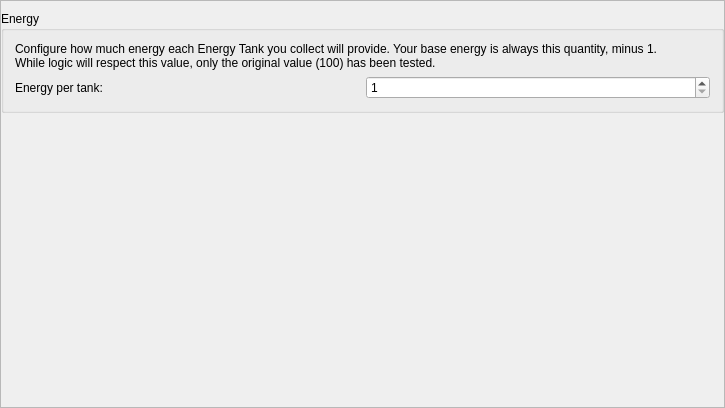
<?xml version="1.0" encoding="UTF-8"?>
<ui version="4.0">
 <class>PresetMZMPatches</class>
 <widget class="QMainWindow" name="PresetMZMPatches">
  <property name="geometry">
   <rect>
    <x>0</x>
    <y>0</y>
    <width>725</width>
    <height>408</height>
   </rect>
  </property>
  <property name="windowTitle">
   <string>Gameplay</string>
  </property>
  <widget class="QWidget" name="root_widget">
   <property name="maximumSize">
    <size>
     <width>16777215</width>
     <height>16777215</height>
    </size>
   </property>
   <layout class="QVBoxLayout" name="verticalLayout">
    <property name="leftMargin">
     <number>0</number>
    </property>
    <property name="topMargin">
     <number>0</number>
    </property>
    <property name="rightMargin">
     <number>0</number>
    </property>
    <property name="bottomMargin">
     <number>0</number>
    </property>
    <item>
     <widget class="QScrollArea" name="scroll_area">
      <property name="widgetResizable">
       <bool>true</bool>
      </property>
      <widget class="QWidget" name="scroll_contents">
       <property name="geometry">
        <rect>
         <x>0</x>
         <y>0</y>
         <width>723</width>
         <height>406</height>
        </rect>
       </property>
       <property name="sizePolicy">
        <sizepolicy hsizetype="Ignored" vsizetype="Preferred">
         <horstretch>0</horstretch>
         <verstretch>0</verstretch>
        </sizepolicy>
       </property>
       <layout class="QVBoxLayout" name="scroll_layout">
        <property name="leftMargin">
         <number>0</number>
        </property>
        <property name="topMargin">
         <number>2</number>
        </property>
        <property name="rightMargin">
         <number>0</number>
        </property>
        <property name="bottomMargin">
         <number>0</number>
        </property>
        <item>
         <spacer name="top_spacer">
          <property name="sizeType">
           <enum>QSizePolicy::Fixed</enum>
          </property>
          <property name="sizeHint" stdset="0">
           <size>
            <width>20</width>
            <height>8</height>
           </size>
          </property>
         </spacer>
        </item>
        <item>
         <widget class="QGroupBox" name="energy_group">
          <property name="title">
           <string>Energy</string>
          </property>
          <layout class="QVBoxLayout" name="verticalLayout_2">
           <item>
            <widget class="QLabel" name="etank_description_label">
             <property name="sizePolicy">
              <sizepolicy hsizetype="Minimum" vsizetype="Preferred">
               <horstretch>0</horstretch>
               <verstretch>0</verstretch>
              </sizepolicy>
             </property>
             <property name="text">
              <string>Configure how much energy each Energy Tank you collect will provide. Your base energy is always this quantity, minus 1.
While logic will respect this value, only the original value (100) has been tested.</string>
             </property>
             <property name="wordWrap">
              <bool>true</bool>
             </property>
            </widget>
           </item>
           <item>
            <layout class="QHBoxLayout" name="etank_layout">
             <property name="topMargin">
              <number>0</number>
             </property>
             <item>
              <widget class="QLabel" name="etank_capacity_label">
               <property name="text">
                <string>Energy per tank:</string>
               </property>
              </widget>
             </item>
             <item>
              <widget class="QSpinBox" name="etank_capacity_spin_box">
               <property name="sizePolicy">
                <sizepolicy hsizetype="Minimum" vsizetype="Fixed">
                 <horstretch>0</horstretch>
                 <verstretch>0</verstretch>
                </sizepolicy>
               </property>
               <property name="minimum">
                <number>1</number>
               </property>
               <property name="maximum">
                <number>1000</number>
               </property>
              </widget>
             </item>
            </layout>
           </item>
          </layout>
         </widget>
        </item>
        <item>
         <spacer name="verticalSpacer">
          <property name="sizeHint" stdset="0">
           <size>
            <width>20</width>
            <height>40</height>
           </size>
          </property>
         </spacer>
        </item>
       </layout>
      </widget>
     </widget>
    </item>
   </layout>
  </widget>
 </widget>
 <layoutdefault spacing="6" margin="11"/>
 <resources/>
 <connections/>
</ui>
